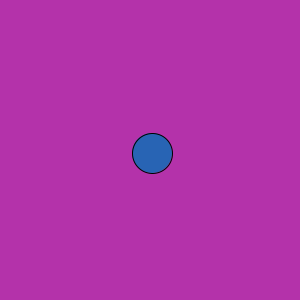
Frame 1 (no input)
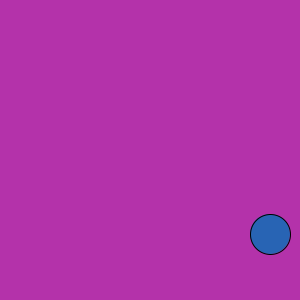
Frame 60 (the mouse pressed at the canvas centre just before this capture)
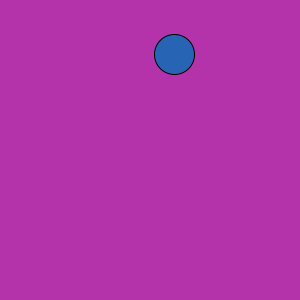
Frame 120 (the mouse held since frame 60 and released just before this capture)

The Processing sketch that drew these frames (run headless with seeded random() and noise(); from frame 60 on, the mouse is pressed at the canvas centre):

// Processing sketch: hello_processing
// ── hello_processing.pde
int w = 300;
int h = 300;
int rad = 20;
float xpos = w/2;
float ypos = h/2;    
float xspeed = 2;
float yspeed = 3;
int xdir = 1;
int ydir = 1;
color bg = color(180,50,170);
color ball = color(40,100,180);

void settings() {
  size(w, h);
}

void setup() {
  
}

void draw() 
{
  background(bg);
  xpos = xpos + ( xspeed * xdir );
  ypos = ypos + ( yspeed * ydir );
  if (xpos > w-rad || xpos < rad)
    xdir *= -1;
  if (ypos > h-rad || ypos < rad)
    ydir *= -1;
   fill(ball);
  ellipse(xpos, ypos, rad*2, rad*2);
}
